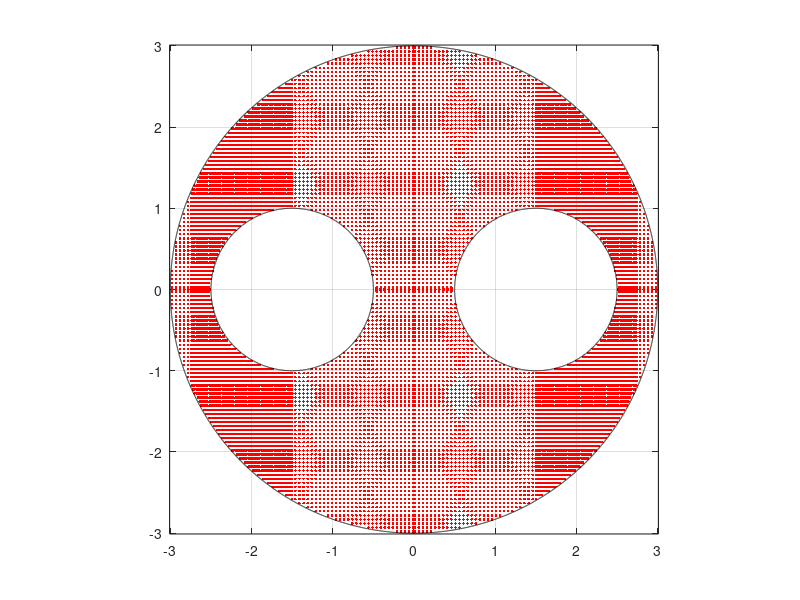

Recreate this plot in MATLAB. (Note: this script raises an error after producing the figure.)
% Example_3cr55_contour_save.m
% Nasser June 12, 2019
clear;clc
% To generate the data in the files:
% x3cr_55_pt.mat, y3cr_55_pt.mat, R3cr_55_pt.mat,
% which will be used by the MATLAB file:
% Example_3cr55_contour_plot.m
% to plot the contour lines in Figure 14 (left) in the paper:
% E. Kalmoun, M. Nasser and M. Vuorinen, Numerical computation of Mityuk's
% function and radius for some canonical slit domains. 
% 
%
% choose the values of theta_0, theta_1,theta_2
% here theta_1=theta_2=pi/2 (the canonical 
% domain is the unit disk with 2 circular slits
%
thetak = [pi/2;pi/2;pi/2];
% The parametrization of the boundary
n  =  2^14;
t  = [0:2*pi/n:2*pi-2*pi/n].';
k  =  1;
et(1+(k-1)*n:k*n,1)  =  3.* exp(i.*t);
etp(1+(k-1)*n:k*n,1) =  3i.*exp(i.*t);
k  =  2;
et(1+(k-1)*n:k*n,1)  =  1.5+1.* exp(-i.*t);
etp(1+(k-1)*n:k*n,1) =     -1i.*exp(-i.*t);
k  =  3;
et(1+(k-1)*n:k*n,1)  = -1.5+1.* exp(-i.*t);
etp(1+(k-1)*n:k*n,1) =     -1i.*exp(-i.*t);
% generat a meshgrid in the domain G
[x,y]=meshgrid([-2.98:0.05:-2.78,-2.74:0.02:-1.5,-1.46:0.05:-0.01,0,0.01:0.05:1.46,1.5:0.02:2.74,2.78:0.05:2.98],...
    [-2.98:0.05:-0.03,-0.01,0,0.01,0.03:0.05:2.98]);
z=x+i*y;
z(abs(z)>=3-1e-2 | abs(z-1.5)<=1+5e-3 | abs(z+1.5)<=1+5e-3) = NaN+i*NaN;
sum(sum(abs(z)>=0))
% 
% 
hold on
box on
plot(real(z),imag(z),'.r');
k  =  1; crv=et(1+(k-1)*n:k*n,1);plot(real(crv),imag(crv),'k')
k  =  2; crv=et(1+(k-1)*n:k*n,1);plot(real(crv),imag(crv),'k')
k  =  3; crv=et(1+(k-1)*n:k*n,1);plot(real(crv),imag(crv),'k')
axis equal
grid on
axis([-3.01  3.01 -3.01  3.01])
%
%
% 
% computing the values of Compute Mityuk's radius R(G,alpha) where alpha is
% the matrix of meshgrid points
[mz,nz]  = size(z);
for k=1:mz
    for j=1:nz
        if abs(z(k,j))>=0
            R(k,j)  =  Mityuk(et,etp,n,thetak,z(k,j));
        else
            R(k,j)  =  NaN;
        end
        [x(k,j) y(k,j) R(k,j)]
    end
end
% save the data
save('x3cr_55_pt.mat', 'x', '-ascii', '-double')
save('y3cr_55_pt.mat', 'y', '-ascii', '-double')
save('R3cr_55_pt.mat', 'R', '-ascii', '-double')
%